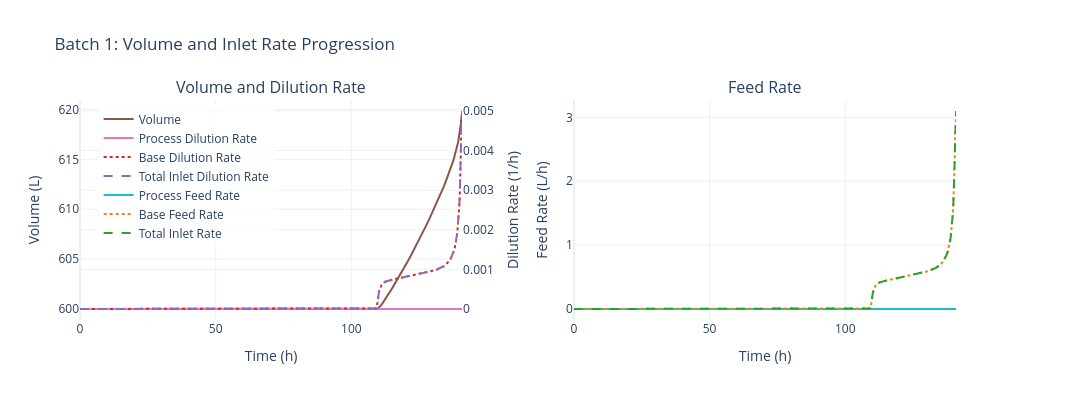

Notebook code for this chart:
### Code cell
# Volume & feed / dilution rate
fig = data.plot_volume_feed(batch_number=BATCH_NUMBER)
fig.show()

### Figure 1 — Plotly figure (JSON) as saved in the notebook; plotly's stock layout.template omitted (floating-point values rounded to 4 significant figures; data arrays with more than 128 entries replaced by an {"elided": "..."} marker saying what was removed)
{"data": [{"hovertemplate": "Time: %{x:.1f} h<br>Volume: %{y:.2f} L<extra></extra>", "line": {"color": "#8c564b", "width": 2}, "mode": "lines", "name": "Volume", "type": "scatter", "x": {"elided": "245 float values"}, "xaxis": "x", "y": {"elided": "245 float values"}, "yaxis": "y"}, {"hovertemplate": "Time: %{x:.1f} h<br>D_process: %{y:.4f} 1/h<extra></extra>", "line": {"color": "#e377c2", "width": 2}, "mode": "lines", "name": "Process Dilution Rate", "type": "scatter", "x": {"elided": "245 float values"}, "xaxis": "x", "y": {"elided": "245 float values"}, "yaxis": "y2"}, {"hovertemplate": "Time: %{x:.1f} h<br>D_base: %{y:.4f} 1/h<extra></extra>", "line": {"color": "#d62728", "dash": "dot", "width": 2}, "mode": "lines", "name": "Base Dilution Rate", "type": "scatter", "x": {"elided": "245 float values"}, "xaxis": "x", "y": {"elided": "245 float values"}, "yaxis": "y2"}, {"hovertemplate": "Time: %{x:.1f} h<br>D_total: %{y:.4f} 1/h<extra></extra>", "line": {"color": "#9467bd", "dash": "dash", "width": 2}, "mode": "lines", "name": "Total Inlet Dilution Rate", "type": "scatter", "x": {"elided": "245 float values"}, "xaxis": "x", "y": {"elided": "245 float values"}, "yaxis": "y2"}, {"hovertemplate": "Time: %{x:.1f} h<br>F_process: %{y:.4f} L/h<extra></extra>", "line": {"color": "#17becf", "width": 2}, "mode": "lines", "name": "Process Feed Rate", "type": "scatter", "x": {"elided": "245 float values"}, "xaxis": "x2", "y": {"elided": "245 float values"}, "yaxis": "y3"}, {"hovertemplate": "Time: %{x:.1f} h<br>F_base: %{y:.4f} L/h<extra></extra>", "line": {"color": "#ff7f0e", "dash": "dot", "width": 2}, "mode": "lines", "name": "Base Feed Rate", "type": "scatter", "x": {"elided": "245 float values"}, "xaxis": "x2", "y": {"elided": "245 float values"}, "yaxis": "y3"}, {"hovertemplate": "Time: %{x:.1f} h<br>F_total: %{y:.4f} L/h<extra></extra>", "line": {"color": "#2ca02c", "dash": "dash", "width": 2}, "mode": "lines", "name": "Total Inlet Rate", "type": "scatter", "x": {"elided": "245 float values"}, "xaxis": "x2", "y": {"elided": "245 float values"}, "yaxis": "y3"}], "layout": {"annotations": [{"font": {"size": 16}, "showarrow": false, "text": "Volume and Dilution Rate", "x": 0.205, "xanchor": "center", "xref": "paper", "y": 1, "yanchor": "bottom", "yref": "paper"}, {"font": {"size": 16}, "showarrow": false, "text": "Feed Rate", "x": 0.735, "xanchor": "center", "xref": "paper", "y": 1, "yanchor": "bottom", "yref": "paper"}], "font": {"size": 12}, "height": 400, "legend": {"bgcolor": "rgba(255,255,255,0.8)", "x": 0.02, "y": 0.98}, "showlegend": true, "title": {"text": "Batch 1: Volume and Inlet Rate Progression"}, "width": 1400, "xaxis": {"anchor": "y", "domain": [0, 0.41], "title": {"text": "Time (h)"}}, "xaxis2": {"anchor": "y3", "domain": [0.53, 0.94], "title": {"text": "Time (h)"}}, "yaxis": {"anchor": "x", "domain": [0, 1], "title": {"text": "Volume (L)"}}, "yaxis2": {"anchor": "x", "overlaying": "y", "side": "right", "title": {"text": "Dilution Rate (1/h)"}}, "yaxis3": {"anchor": "x2", "domain": [0, 1], "title": {"text": "Feed Rate (L/h)"}}}}
